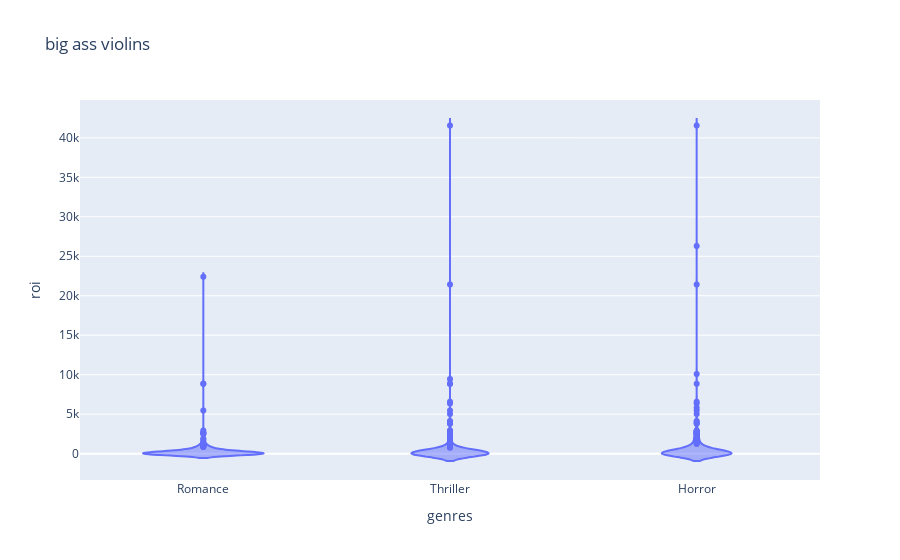

Write notebook code for a chart like this one.
### Markdown cell above
Explore plotly as an alternative to Seaborn for its interactive functionality

### Code cell
import plotly.express as px 

#px.violin(three_genre_df, x = 'genres', y = 'roi', title = 'big ass violins', facet_col = '')

### Figure 1 — Plotly figure (JSON) as saved in the notebook; plotly's stock layout.template omitted (floating-point values rounded to 4 significant figures; data arrays with more than 128 entries replaced by an {"elided": "..."} marker saying what was removed)
{"data": [{"alignmentgroup": "True", "box": {"visible": false}, "hovertemplate": "genres=%{x}<br>roi=%{y}<extra></extra>", "legendgroup": "", "marker": {"color": "#636efa"}, "name": "", "offsetgroup": "", "orientation": "v", "scalegroup": "True", "showlegend": false, "type": "violin", "x": {"elided": "1194 str values"}, "x0": " ", "xaxis": "x", "y": {"elided": "1194 float values"}, "y0": " ", "yaxis": "y"}], "layout": {"legend": {"tracegroupgap": 0}, "title": {"text": "big ass violins"}, "violinmode": "group", "xaxis": {"anchor": "y", "domain": [0, 1], "title": {"text": "genres"}}, "yaxis": {"anchor": "x", "domain": [0, 1], "title": {"text": "roi"}}}}
